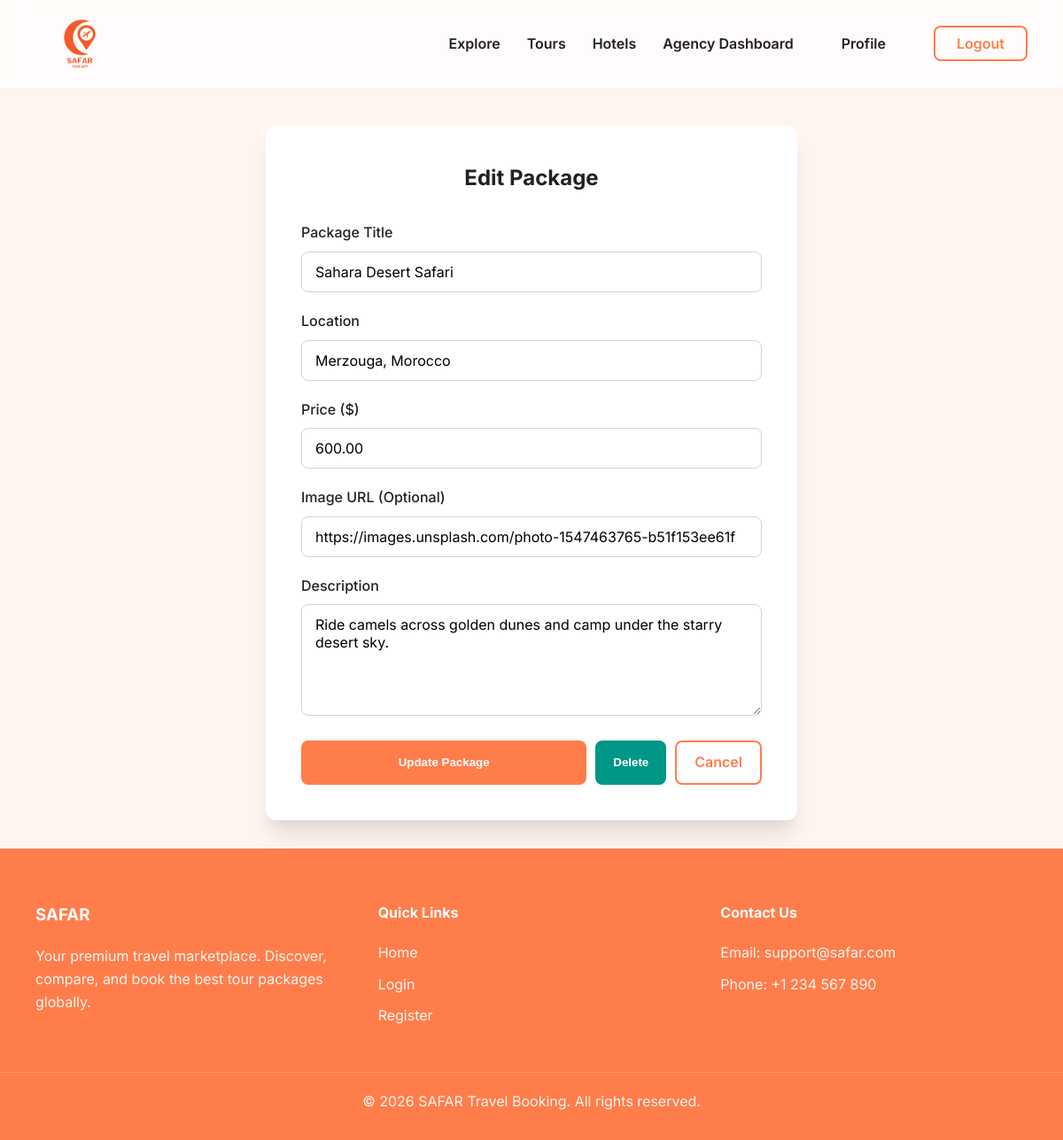
Page /dashboard/manage-package.php?edit=4 (signed in) on the committed database.
### tables this page shows
CREATE TABLE IF NOT EXISTS packages (
    id INT AUTO_INCREMENT PRIMARY KEY,
    agency_id INT NOT NULL,
    title VARCHAR(200) NOT NULL,
    location VARCHAR(150) NOT NULL,
    price DECIMAL(10, 2) NOT NULL,
    description TEXT NOT NULL,
    image_url VARCHAR(255),
    created_at TIMESTAMP DEFAULT CURRENT_TIMESTAMP,
    FOREIGN KEY (agency_id) REFERENCES agencies(id) ON DELETE CASCADE
);

### dashboard/manage-package.php (the view, shortened to what this page needs)
<?php
require_once '../includes/db.php';
$user_id = $_SESSION['user_id'];
$stmt = $pdo->prepare("SELECT id, status FROM agencies WHERE user_id = ?");
$stmt->execute([$user_id]);
$agency = $stmt->fetch();
$agency_id = $agency['id'];
$edit_id = $_GET['edit'] ?? null;
$package = null;
if ($edit_id) {
    $stmt = $pdo->prepare("SELECT * FROM packages WHERE id = ? AND agency_id = ?");
    $stmt->execute([$edit_id, $agency_id]);
    $package = $stmt->fetch();
}
require_once '../includes/header.php';
?>
<div class="container my-4">
    <div class="auth-form" style="max-width: 600px;">
        <h2><?php echo $edit_id ? 'Edit Package' : 'Create New Package'; ?></h2>
        <form method="POST" action="">
            <div class="form-group">
                <label>Package Title</label>
                <input type="text" name="title" class="form-control" required value="<?php echo htmlspecialchars($package['title'] ?? ''); ?>">
            </div>
            <div class="form-group">
                <label>Location</label>
                <input type="text" name="location" class="form-control" required value="<?php echo htmlspecialchars($package['location'] ?? ''); ?>">
            </div>
            <div class="form-group">
                <label>Price ($)</label>
                <input type="number" step="0.01" name="price" class="form-control" required value="<?php echo htmlspecialchars($package['price'] ?? ''); ?>">
            </div>
            <div class="form-group">
                <label>Image URL (Optional)</label>
                <input type="url" name="image_url" class="form-control" placeholder="https://..." value="<?php echo htmlspecialchars($package['image_url'] ?? ''); ?>">
            </div>
            <div class="form-group">
                <label>Description</label>
                <textarea name="description" class="form-control" rows="5" required><?php echo htmlspecialchars($package['description'] ?? ''); ?></textarea>
            </div>
            <div style="display: flex; gap: 10px;">
                <button type="submit" class="btn" style="flex: 1;"><?php echo $edit_id ? 'Update Package' : 'Create Package'; ?></button>
                <?php if ($edit_id): ?>
                    <button type="submit" name="delete" value="1" class="btn btn-danger" onclick="return confirm('Are you sure you want to delete this package?');">Delete</button>
                <?php endif; ?>
                <a href="agency.php" class="btn btn-outline">Cancel</a>
            </div>
        </form>
    </div>
</div>
<?php require_once '../includes/footer.php'; ?>

### assets/css/style.css (style rules this page uses)
:root { --primary: #FF7D4B; --primary-dark: #E66A3D; --secondary: #009688; --accent: #FF6D00; --bg-light: #FFF5F0; --text-main: #212121; --text-muted: #757575; --white: #ffffff; --card-bg: rgba(255, 255, 255, 0.95); --glass-border: rgba(0, 0, 0, 0.08); --shadow-sm: 0 4px 6px -1px rgba(0, 0, 0, 0.05), 0 2px 4px -1px rgba(0, 0, 0, 0.03); --shadow-lg: 0 20px 25px -5px rgba(0, 0, 0, 0.1), 0 10px 10px -5px rgba(0, 0, 0, 0.04); --radius: 12px; --transition: all 0.3s ease; }
* { margin: 0; padding: 0; box-sizing: border-box; }
body { font-family: 'Inter', sans-serif; background-color: var(--bg-light); color: var(--text-main); line-height: 1.6; display: flex; flex-direction: column; min-height: 100vh; }
.container { max-width: 1200px; margin: 0 auto; padding: 0 40px; }
a { text-decoration: none; color: inherit; }
.my-4 { margin: 2rem 0; }
.btn { display: inline-block; padding: 10px 20px; border-radius: 8px; background-color: var(--primary); color: var(--white); font-weight: 600; border: none; cursor: pointer; transition: var(--transition); text-align: center; }
.btn-outline { background-color: transparent; border: 2px solid var(--primary); color: var(--primary); }
.btn-danger { background-color: var(--secondary); }
.form-group { margin-bottom: 20px; }
.form-group label { display: block; margin-bottom: 8px; font-weight: 500; }
.form-control { width: 100%; padding: 12px 15px; border: 1px solid #cbd5e1; border-radius: 8px; font-family: 'Inter', sans-serif; font-size: 1rem; transition: var(--transition); }
.auth-form { max-width: 400px; margin: 0 auto; background: var(--white); padding: 40px; border-radius: var(--radius); box-shadow: var(--shadow-lg); }
.auth-form h2 { margin-bottom: 30px; text-align: center; }

### rows in the picture
packages: title "Sahara Desert Safari", location "Merzouga, Morocco", price "600.00", image_url "https://images.unsplash.com/photo-1547463765-b51f153ee61f", description "Ride camels across golden dunes and camp under the starry desert sky."
